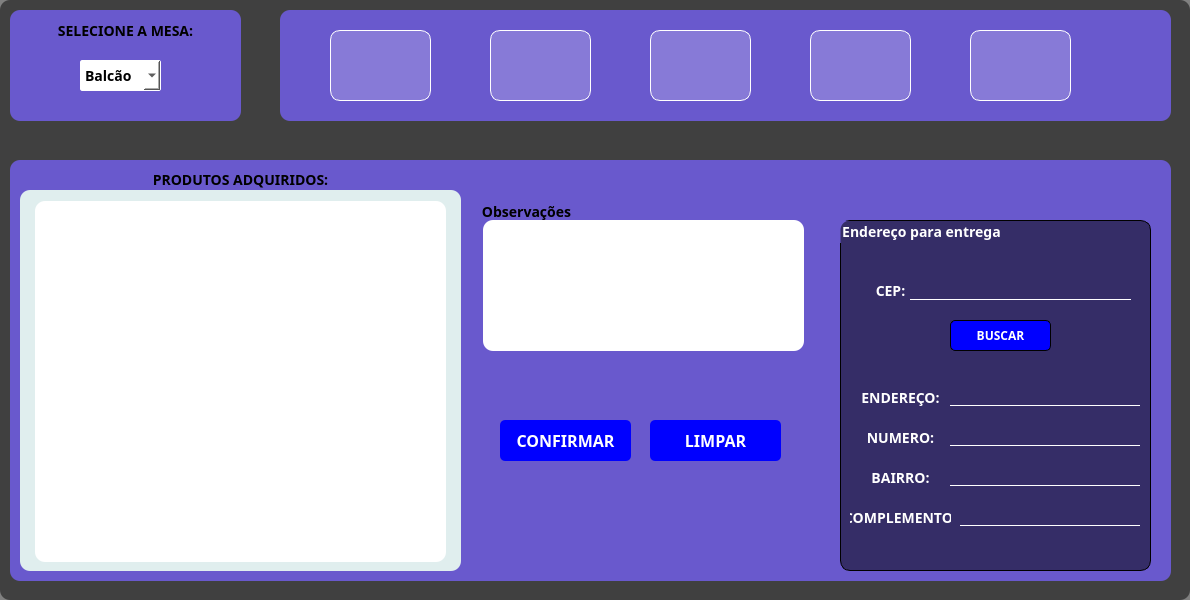
   <widget class="QFrame" name="f_pedidos">
    <property name="enabled">
     <bool>true</bool>
    </property>
    <property name="geometry">
     <rect>
      <x>5</x>
      <y>90</y>
      <width>1190</width>
      <height>600</height>
     </rect>
    </property>
    <property name="styleSheet">
     <string notr="true">background:rgba(0,0,0,0.5);
border-radius:10px;</string>
    </property>
    <property name="frameShape">
     <enum>QFrame::StyledPanel</enum>
    </property>
    <property name="frameShadow">
     <enum>QFrame::Raised</enum>
    </property>
    <widget class="QFrame" name="frame">
     <property name="geometry">
      <rect>
       <x>10</x>
       <y>10</y>
       <width>231</width>
       <height>111</height>
      </rect>
     </property>
     <property name="styleSheet">
      <string notr="true">background:#6959CD;
font-family: Trebuchet MS;
font-size:14px;
font-weight:bold;


</string>
     </property>
     <property name="frameShape">
      <enum>QFrame::StyledPanel</enum>
     </property>
     <property name="frameShadow">
      <enum>QFrame::Raised</enum>
     </property>
     <widget class="QLabel" name="label">
      <property name="geometry">
       <rect>
        <x>0</x>
        <y>0</y>
        <width>231</width>
        <height>41</height>
       </rect>
      </property>
      <property name="styleSheet">
       <string notr="true">background:transparent;</string>
      </property>
      <property name="text">
       <string>SELECIONE A MESA:</string>
      </property>
      <property name="alignment">
       <set>Qt::AlignCenter</set>
      </property>
     </widget>
     <widget class="QComboBox" name="box_mesas">
      <property name="geometry">
       <rect>
        <x>70</x>
        <y>50</y>
        <width>81</width>
        <height>31</height>
       </rect>
      </property>
      <property name="styleSheet">
       <string notr="true">background:white;
border-radius:2px;
border:1px solid white;</string>
      </property>
      <item>
       <property name="text">
        <string>Balcão</string>
       </property>
      </item>
      <item>
       <property name="text">
        <string>Entrega</string>
       </property>
      </item>
      <item>
       <property name="text">
        <string>01</string>
       </property>
      </item>
      <item>
       <property name="text">
        <string>02</string>
       </property>
      </item>
      <item>
       <property name="text">
        <string>03</string>
       </property>
      </item>
      <item>
       <property name="text">
        <string>04</string>
       </property>
      </item>
      <item>
       <property name="text">
        <string>05</string>
       </property>
      </item>
      <item>
       <property name="text">
        <string>06</string>
       </property>
      </item>
      <item>
       <property name="text">
        <string>07</string>
       </property>
      </item>
      <item>
       <property name="text">
        <string>08</string>
       </property>
      </item>
      <item>
       <property name="text">
        <string>09</string>
       </property>
      </item>
      <item>
       <property name="text">
        <string>10</string>
       </property>
      </item>
      <item>
       <property name="text">
        <string>11</string>
       </property>
      </item>
      <item>
       <property name="text">
        <string>12</string>
       </property>
      </item>
      <item>
       <property name="text">
        <string>13</string>
       </property>
      </item>
      <item>
       <property name="text">
        <string>14</string>
       </property>
      </item>
      <item>
       <property name="text">
        <string>15</string>
       </property>
      </item>
      <item>
       <property name="text">
        <string>16</string>
       </property>
      </item>
      <item>
       <property name="text">
        <string>17</string>
       </property>
      </item>
      <item>
       <property name="text">
        <string>18</string>
       </property>
      </item>
      <item>
       <property name="text">
        <string>19</string>
       </property>
      </item>
      <item>
       <property name="text">
        <string>20</string>
       </property>
      </item>
      <item>
       <property name="text">
        <string>21</string>
       </property>
      </item>
      <item>
       <property name="text">
        <string>22</string>
       </property>
      </item>
      <item>
       <property name="text">
        <string>23</string>
       </property>
      </item>
      <item>
       <property name="text">
        <string>24</string>
       </property>
      </item>
      <item>
       <property name="text">
        <string>25</string>
       </property>
      </item>
      <item>
       <property name="text">
        <string>26</string>
       </property>
      </item>
      <item>
       <property name="text">
        <string>27</string>
       </property>
      </item>
      <item>
       <property name="text">
        <string>28</string>
       </property>
      </item>
      <item>
       <property name="text">
        <string>29</string>
       </property>
      </item>
      <item>
       <property name="text">
        <string>30</string>
       </property>
      </item>
      <item>
       <property name="text">
        <string>31</string>
       </property>
      </item>
      <item>
       <property name="text">
        <string>32</string>
       </property>
      </item>
      <item>
       <property name="text">
        <string>33</string>
       </property>
      </item>
      <item>
       <property name="text">
        <string>34</string>
       </property>
      </item>
      <item>
       <property name="text">
        <string>35</string>
       </property>
      </item>
      <item>
       <property name="text">
        <string>36</string>
       </property>
      </item>
      <item>
       <property name="text">
        <string>37</string>
       </property>
      </item>
      <item>
       <property name="text">
        <string>38</string>
       </property>
      </item>
      <item>
       <property name="text">
        <string>39</string>
       </property>
      </item>
      <item>
       <property name="text">
        <string>40</string>
       </property>
      </item>
      <item>
       <property name="text">
        <string>41</string>
       </property>
      </item>
      <item>
       <property name="text">
        <string>42</string>
       </property>
      </item>
      <item>
       <property name="text">
        <string>43</string>
       </property>
      </item>
      <item>
       <property name="text">
        <string>44</string>
       </property>
      </item>
      <item>
       <property name="text">
        <string>45</string>
       </property>
      </item>
      <item>
       <property name="text">
        <string>46</string>
       </property>
      </item>
      <item>
       <property name="text">
        <string>47</string>
       </property>
      </item>
      <item>
       <property name="text">
        <string>48</string>
       </property>
      </item>
      <item>
       <property name="text">
        <string>49</string>
       </property>
      </item>
      <item>
       <property name="text">
        <string>50</string>
       </property>
      </item>
     </widget>
    </widget>
    <widget class="QFrame" name="frame_2">
     <property name="geometry">
      <rect>
       <x>280</x>
       <y>10</y>
       <width>891</width>
       <height>111</height>
      </rect>
     </property>
     <property name="styleSheet">
      <string notr="true">background:#6959CD;
font-family: Trebuchet MS;
font-size:14px;
font-weight:bold;
</string>
     </property>
     <property name="frameShape">
      <enum>QFrame::StyledPanel</enum>
     </property>
     <property name="frameShadow">
      <enum>QFrame::Raised</enum>
     </property>
     <widget class="QPushButton" name="adicionar_button">
      <property name="geometry">
       <rect>
        <x>50</x>
        <y>20</y>
        <width>101</width>
        <height>71</height>
       </rect>
      </property>
      <property name="cursor">
       <cursorShape>OpenHandCursor</cursorShape>
      </property>
      <property name="styleSheet">
       <string notr="true">QPushButton{
font-family: Trebuchet MS;
font-size:14px;
color:white;
font-weight: bold;
border:1px solid white;
background-color:rgba(255,255,255,0.2);
border-radius:10px;
}
QPushButton:hover{
text-decoration:underline;
background-color:rgba(255,255,255,0.6);

}
</string>
      </property>
      <property name="text">
       <string/>
      </property>
      <property name="icon">
       <iconset resource="../static/img/menu.qrc">
        <normaloff>:/menu/adicionar_button.png</normaloff>:/menu/adicionar_button.png</iconset>
      </property>
      <property name="iconSize">
       <size>
        <width>64</width>
        <height>64</height>
       </size>
      </property>
     </widget>
     <widget class="QPushButton" name="editar_button">
      <property name="geometry">
       <rect>
        <x>210</x>
        <y>20</y>
        <width>101</width>
        <height>71</height>
       </rect>
      </property>
      <property name="cursor">
       <cursorShape>OpenHandCursor</cursorShape>
      </property>
      <property name="styleSheet">
       <string notr="true">QPushButton{
font-family: Trebuchet MS;
font-size:14px;
color:white;
font-weight: bold;
border:1px solid white;
background-color:rgba(255,255,255,0.2);
border-radius:10px;
}
QPushButton:hover{
text-decoration:underline;
background-color:rgba(255,255,255,0.6);

}
</string>
      </property>
      <property name="text">
       <string/>
      </property>
      <property name="icon">
       <iconset resource="../static/img/menu.qrc">
        <normaloff>:/menu/editar_button.png</normaloff>:/menu/editar_button.png</iconset>
      </property>
      <property name="iconSize">
       <size>
        <width>80</width>
        <height>80</height>
       </size>
      </property>
     </widget>
     <widget class="QPushButton" name="delete_button">
      <property name="geometry">
       <rect>
        <x>370</x>
        <y>20</y>
        <width>101</width>
        <height>71</height>
       </rect>
      </property>
      <property name="cursor">
       <cursorShape>OpenHandCursor</cursorShape>
      </property>
      <property name="styleSheet">
       <string notr="true">QPushButton{
font-family: Trebuchet MS;
font-size:14px;
color:white;
font-weight: bold;
border:1px solid white;
background-color:rgba(255,255,255,0.2);
border-radius:10px;
}
QPushButton:hover{
text-decoration:underline;
background-color:rgba(255,255,255,0.6);

}
</string>
      </property>
      <property name="text">
       <string/>
      </property>
      <property name="icon">
       <iconset resource="../static/img/menu.qrc">
        <normaloff>:/menu/deletar_button.png</normaloff>:/menu/deletar_button.png</iconset>
      </property>
      <property name="iconSize">
       <size>
        <width>64</width>
        <height>64</height>
       </size>
      </property>
     </widget>
     <widget class="QPushButton" name="table_button">
      <property name="geometry">
       <rect>
        <x>530</x>
        <y>20</y>
        <width>101</width>
        <height>71</height>
       </rect>
      </property>
      <property name="cursor">
       <cursorShape>OpenHandCursor</cursorShape>
      </property>
      <property name="styleSheet">
       <string notr="true">QPushButton{
font-family: Trebuchet MS;
font-size:14px;
color:white;
font-weight: bold;
border:1px solid white;
background-color:rgba(255,255,255,0.2);
border-radius:10px;
}
QPushButton:hover{
text-decoration:underline;
background-color:rgba(255,255,255,0.6);

}
</string>
      </property>
      <property name="text">
       <string/>
      </property>
      <property name="icon">
       <iconset resource="../static/img/menu.qrc">
        <normaloff>:/menu/mesa2_button.png</normaloff>:/menu/mesa2_button.png</iconset>
      </property>
      <property name="iconSize">
       <size>
        <width>64</width>
        <height>64</height>
       </size>
      </property>
     </widget>
     <widget class="QPushButton" name="table_button_2">
      <property name="geometry">
       <rect>
        <x>690</x>
        <y>20</y>
        <width>101</width>
        <height>71</height>
       </rect>
      </property>
      <property name="cursor">
       <cursorShape>OpenHandCursor</cursorShape>
      </property>
      <property name="styleSheet">
       <string notr="true">QPushButton{
font-family: Trebuchet MS;
font-size:14px;
color:white;
font-weight: bold;
border:1px solid white;
background-color:rgba(255,255,255,0.2);
border-radius:10px;
}
QPushButton:hover{
text-decoration:underline;
background-color:rgba(255,255,255,0.6);

}
</string>
      </property>
      <property name="text">
       <string/>
      </property>
      <property name="icon">
       <iconset resource="../static/img/menu.qrc">
        <normaloff>:/menu/entrega_button.png</normaloff>:/menu/entrega_button.png</iconset>
      </property>
      <property name="iconSize">
       <size>
        <width>64</width>
        <height>64</height>
       </size>
      </property>
     </widget>
    </widget>
    <widget class="QFrame" name="frame_3">
     <property name="geometry">
      <rect>
       <x>10</x>
       <y>160</y>
       <width>1161</width>
       <height>421</height>
      </rect>
     </property>
     <property name="styleSheet">
      <string notr="true">background:#6959CD;
font-family: Trebuchet MS;
font-size:14px;
font-weight:bold;
</string>
     </property>
     <property name="frameShape">
      <enum>QFrame::StyledPanel</enum>
     </property>
     <property name="frameShadow">
      <enum>QFrame::Raised</enum>
     </property>
     <widget class="QFrame" name="f_buy">
      <property name="geometry">
       <rect>
        <x>10</x>
        <y>30</y>
        <width>441</width>
        <height>381</height>
       </rect>
      </property>
      <property name="styleSheet">
       <string notr="true">background:#E0EEEE;
font-family: Trebuchet MS;
font-size:14px;
font-weight:bold;
</string>
      </property>
      <property name="frameShape">
       <enum>QFrame::StyledPanel</enum>
      </property>
      <property name="frameShadow">
       <enum>QFrame::Raised</enum>
      </property>
      <widget class="QTableView" name="tableView">
       <property name="geometry">
        <rect>
         <x>15</x>
         <y>11</y>
         <width>411</width>
         <height>361</height>
        </rect>
       </property>
       <property name="styleSheet">
        <string notr="true">background:white;</string>
       </property>
      </widget>
     </widget>
     <widget class="QLabel" name="label_2">
      <property name="geometry">
       <rect>
        <x>10</x>
        <y>10</y>
        <width>441</width>
        <height>20</height>
       </rect>
      </property>
      <property name="text">
       <string>PRODUTOS ADQUIRIDOS:</string>
      </property>
      <property name="alignment">
       <set>Qt::AlignCenter</set>
      </property>
     </widget>
     <widget class="QGroupBox" name="groupBox">
      <property name="geometry">
       <rect>
        <x>470</x>
        <y>40</y>
        <width>331</width>
        <height>161</height>
       </rect>
      </property>
      <property name="styleSheet">
       <string notr="true"/>
      </property>
      <property name="title">
       <string>Observações</string>
      </property>
      <widget class="QTextEdit" name="textEdit">
       <property name="geometry">
        <rect>
         <x>3</x>
         <y>20</y>
         <width>321</width>
         <height>131</height>
        </rect>
       </property>
       <property name="styleSheet">
        <string notr="true">background:white;
border-radius:10px;
border:none</string>
       </property>
      </widget>
     </widget>
     <widget class="QPushButton" name="produto_confirmar">
      <property name="geometry">
       <rect>
        <x>490</x>
        <y>260</y>
        <width>131</width>
        <height>41</height>
       </rect>
      </property>
      <property name="cursor">
       <cursorShape>OpenHandCursor</cursorShape>
      </property>
      <property name="styleSheet">
       <string notr="true">QPushButton{
background: blue;
font-family: Trebuchet MS;
font-size: 16px;
color: white;
border-radius:5px;
}

QPushButton:hover{
background:#1E90FF;
}
</string>
      </property>
      <property name="text">
       <string>CONFIRMAR</string>
      </property>
     </widget>
     <widget class="QPushButton" name="produto_limpar">
      <property name="geometry">
       <rect>
        <x>640</x>
        <y>260</y>
        <width>131</width>
        <height>41</height>
       </rect>
      </property>
      <property name="cursor">
       <cursorShape>OpenHandCursor</cursorShape>
      </property>
      <property name="styleSheet">
       <string notr="true">QPushButton{
background: blue;
font-family: Trebuchet MS;
font-size: 16px;
color: white;
border-radius:5px;
}

QPushButton:hover{
background:#1E90FF;
}
</string>
      </property>
      <property name="text">
       <string>LIMPAR</string>
      </property>
     </widget>
     <widget class="QGroupBox" name="endereco_box">
      <property name="geometry">
       <rect>
        <x>830</x>
        <y>60</y>
        <width>311</width>
        <height>351</height>
       </rect>
      </property>
      <property name="styleSheet">
       <string notr="true">border:1px solid black;
background:rgba(0,0,0,0.5);
color:white;
font_family:Trebuchet MS;</string>
      </property>
      <property name="title">
       <string>Endereço para entrega</string>
      </property>
      <property name="alignment">
       <set>Qt::AlignLeading|Qt::AlignLeft|Qt::AlignVCenter</set>
      </property>
      <property name="flat">
       <bool>false</bool>
      </property>
      <property name="checkable">
       <bool>false</bool>
      </property>
      <widget class="QLabel" name="label_3">
       <property name="geometry">
        <rect>
         <x>30</x>
         <y>60</y>
         <width>41</width>
         <height>21</height>
        </rect>
       </property>
       <property name="styleSheet">
        <string notr="true">background:transparent;
border:none;</string>
       </property>
       <property name="text">
        <string>CEP:</string>
       </property>
       <property name="alignment">
        <set>Qt::AlignCenter</set>
       </property>
      </widget>
      <widget class="QLabel" name="label_4">
       <property name="geometry">
        <rect>
         <x>10</x>
         <y>170</y>
         <width>101</width>
         <height>16</height>
        </rect>
       </property>
       <property name="styleSheet">
        <string notr="true">background:transparent;
border:none;</string>
       </property>
       <property name="text">
        <string>ENDEREÇO:</string>
       </property>
       <property name="alignment">
        <set>Qt::AlignCenter</set>
       </property>
      </widget>
      <widget class="QLabel" name="label_5">
       <property name="geometry">
        <rect>
         <x>10</x>
         <y>210</y>
         <width>101</width>
         <height>16</height>
        </rect>
       </property>
       <property name="styleSheet">
        <string notr="true">background:transparent;
border:none;</string>
       </property>
       <property name="text">
        <string>NUMERO:</string>
       </property>
       <property name="alignment">
        <set>Qt::AlignCenter</set>
       </property>
      </widget>
      <widget class="QLabel" name="label_6">
       <property name="geometry">
        <rect>
         <x>10</x>
         <y>250</y>
         <width>101</width>
         <height>16</height>
        </rect>
       </property>
       <property name="styleSheet">
        <string notr="true">background:transparent;
border:none;</string>
       </property>
       <property name="text">
        <string>BAIRRO:</string>
       </property>
       <property name="alignment">
        <set>Qt::AlignCenter</set>
       </property>
      </widget>
      <widget class="QLabel" name="label_7">
       <property name="geometry">
        <rect>
         <x>10</x>
         <y>290</y>
         <width>101</width>
         <height>16</height>
        </rect>
       </property>
       <property name="styleSheet">
        <string notr="true">background:transparent;
border:none;</string>
       </property>
       <property name="text">
        <string>COMPLEMENTO:</string>
       </property>
       <property name="alignment">
        <set>Qt::AlignCenter</set>
       </property>
      </widget>
      <widget class="QLabel" name="label_8">
       <property name="geometry">
        <rect>
         <x>110</x>
         <y>170</y>
         <width>190</width>
         <height>16</height>
        </rect>
       </property>
       <property name="styleSheet">
        <string notr="true">background: transparent;
border:none;
border-bottom: 1px solid white;</string>
       </property>
       <property name="text">
        <string/>
       </property>
      </widget>
      <widget class="QLabel" name="label_9">
       <property name="geometry">
        <rect>
         <x>110</x>
         <y>210</y>
         <width>190</width>
         <height>16</height>
        </rect>
       </property>
       <property name="styleSheet">
        <string notr="true">background: transparent;
border:none;
border-bottom: 1px solid white;</string>
       </property>
       <property name="text">
        <string/>
       </property>
      </widget>
      <widget class="QLabel" name="label_10">
       <property name="geometry">
        <rect>
         <x>110</x>
         <y>250</y>
         <width>190</width>
         <height>16</height>
        </rect>
       </property>
       <property name="styleSheet">
        <string notr="true">background: transparent;
border:none;
border-bottom: 1px solid white;</string>
       </property>
       <property name="text">
        <string/>
       </property>
      </widget>
      <widget class="QLabel" name="label_11">
       <property name="geometry">
        <rect>
         <x>120</x>
         <y>290</y>
         <width>180</width>
         <height>16</height>
        </rect>
       </property>
       <property name="styleSheet">
        <string notr="true">background: transparent;
border:none;
border-bottom: 1px solid white;</string>
       </property>
       <property name="text">
        <string/>
       </property>
      </widget>
      <widget class="QLineEdit" name="input_cep">
       <property name="geometry">
        <rect>
         <x>70</x>
         <y>60</y>
         <width>221</width>
         <height>20</height>
        </rect>
       </property>
       <property name="styleSheet">
        <string notr="true">background:transparent;
border:none;
border-bottom: 1px solid white;
border-radius:none;
</string>
       </property>
      </widget>
      <widget class="QPushButton" name="produto_buscar">
       <property name="geometry">
        <rect>
         <x>110</x>
         <y>100</y>
         <width>101</width>
         <height>31</height>
        </rect>
       </property>
       <property name="cursor">
        <cursorShape>OpenHandCursor</cursorShape>
       </property>
       <property name="styleSheet">
        <string notr="true">QPushButton{
background: blue;
font-family: Trebuchet MS;
font-size: 12px;
color: white;
border-radius:5px;
}

QPushButton:hover{
background:#1E90FF;
}
</string>
       </property>
       <property name="text">
        <string>BUSCAR</string>
       </property>
      </widget>
     </widget>
    </widget>
   </widget>
